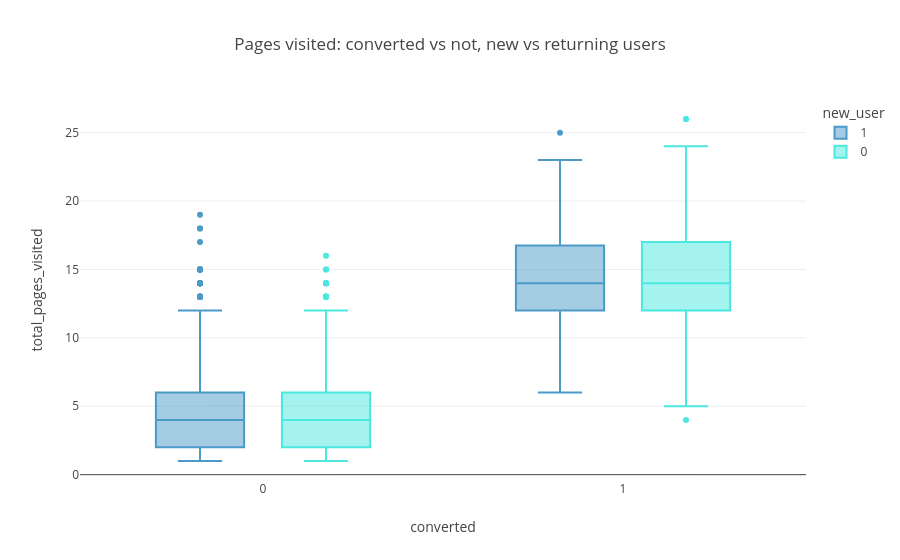

Notebook cell for this chart:
### Code cell
fig = px.box(data_sample, x='converted', y='total_pages_visited', color='new_user', title='Pages visited: converted vs not, new vs returning users')
fig.show()

### Figure 1 — Plotly figure (JSON) as saved in the notebook; plotly's stock layout.template omitted (floating-point values rounded to 4 significant figures; data arrays with more than 128 entries replaced by an {"elided": "..."} marker saying what was removed)
{"data": [{"alignmentgroup": "True", "hovertemplate": "new_user=1<br>converted=%{x}<br>total_pages_visited=%{y}<extra></extra>", "legendgroup": "1", "marker": {"color": "#4B9AC7"}, "name": "1", "notched": false, "offsetgroup": "1", "orientation": "v", "showlegend": true, "type": "box", "x": {"elided": "6831 int values"}, "x0": " ", "xaxis": "x", "y": {"elided": "6831 int values"}, "y0": " ", "yaxis": "y"}, {"alignmentgroup": "True", "hovertemplate": "new_user=0<br>converted=%{x}<br>total_pages_visited=%{y}<extra></extra>", "legendgroup": "0", "marker": {"color": "#4BE8E0"}, "name": "0", "notched": false, "offsetgroup": "0", "orientation": "v", "showlegend": true, "type": "box", "x": {"elided": "3169 int values"}, "x0": " ", "xaxis": "x", "y": {"elided": "3169 int values"}, "y0": " ", "yaxis": "y"}], "layout": {"boxmode": "group", "legend": {"title": {"text": "new_user"}, "tracegroupgap": 0}, "title": {"text": "Pages visited: converted vs not, new vs returning users"}, "xaxis": {"anchor": "y", "domain": [0.0, 1.0], "title": {"text": "converted"}}, "yaxis": {"anchor": "x", "domain": [0.0, 1.0], "title": {"text": "total_pages_visited"}}}}
